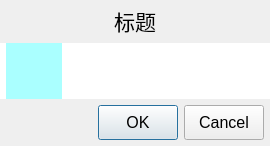
<?xml version="1.0" encoding="UTF-8"?>
<ui version="4.0">
 <class>DplMessageBox</class>
 <widget class="QDialog" name="DplMessageBox">
  <property name="geometry">
   <rect>
    <x>0</x>
    <y>0</y>
    <width>270</width>
    <height>146</height>
   </rect>
  </property>
  <property name="windowTitle">
   <string>Dialog</string>
  </property>
  <layout class="QVBoxLayout" name="verticalLayout" stretch="0,1,0">
   <property name="spacing">
    <number>6</number>
   </property>
   <property name="leftMargin">
    <number>0</number>
   </property>
   <property name="topMargin">
    <number>5</number>
   </property>
   <property name="rightMargin">
    <number>0</number>
   </property>
   <property name="bottomMargin">
    <number>6</number>
   </property>
   <item>
    <widget class="QLabel" name="titleLabel">
     <property name="font">
      <font>
       <pointsize>16</pointsize>
      </font>
     </property>
     <property name="text">
      <string>标题</string>
     </property>
     <property name="alignment">
      <set>Qt::AlignCenter</set>
     </property>
    </widget>
   </item>
   <item>
    <widget class="QFrame" name="frame">
     <property name="minimumSize">
      <size>
       <width>0</width>
       <height>0</height>
      </size>
     </property>
     <property name="maximumSize">
      <size>
       <width>16777215</width>
       <height>16777215</height>
      </size>
     </property>
     <property name="styleSheet">
      <string notr="true">background-color: rgb(255, 255, 255);</string>
     </property>
     <property name="frameShape">
      <enum>QFrame::NoFrame</enum>
     </property>
     <property name="frameShadow">
      <enum>QFrame::Plain</enum>
     </property>
     <property name="lineWidth">
      <number>0</number>
     </property>
     <layout class="QHBoxLayout" name="horizontalLayout">
      <property name="leftMargin">
       <number>6</number>
      </property>
      <property name="topMargin">
       <number>0</number>
      </property>
      <property name="rightMargin">
       <number>0</number>
      </property>
      <property name="bottomMargin">
       <number>0</number>
      </property>
      <item>
       <widget class="QLabel" name="iconLabel">
        <property name="minimumSize">
         <size>
          <width>56</width>
          <height>56</height>
         </size>
        </property>
        <property name="maximumSize">
         <size>
          <width>56</width>
          <height>56</height>
         </size>
        </property>
        <property name="styleSheet">
         <string notr="true">background-color: rgb(170, 255, 255);</string>
        </property>
        <property name="text">
         <string/>
        </property>
        <property name="alignment">
         <set>Qt::AlignCenter</set>
        </property>
       </widget>
      </item>
      <item>
       <widget class="QLabel" name="infoLabel">
        <property name="font">
         <font>
          <pointsize>12</pointsize>
         </font>
        </property>
        <property name="text">
         <string/>
        </property>
        <property name="alignment">
         <set>Qt::AlignCenter</set>
        </property>
       </widget>
      </item>
     </layout>
    </widget>
   </item>
   <item>
    <layout class="QHBoxLayout" name="horizontalLayout_2">
     <property name="rightMargin">
      <number>6</number>
     </property>
     <item>
      <spacer name="horizontalSpacer">
       <property name="orientation">
        <enum>Qt::Horizontal</enum>
       </property>
       <property name="sizeHint" stdset="0">
        <size>
         <width>40</width>
         <height>20</height>
        </size>
       </property>
      </spacer>
     </item>
     <item>
      <widget class="QPushButton" name="okPushButton">
       <property name="minimumSize">
        <size>
         <width>0</width>
         <height>35</height>
        </size>
       </property>
       <property name="font">
        <font>
         <pointsize>12</pointsize>
        </font>
       </property>
       <property name="text">
        <string>OK</string>
       </property>
      </widget>
     </item>
     <item>
      <widget class="QPushButton" name="cancelPushButton">
       <property name="minimumSize">
        <size>
         <width>0</width>
         <height>35</height>
        </size>
       </property>
       <property name="font">
        <font>
         <pointsize>12</pointsize>
        </font>
       </property>
       <property name="text">
        <string>Cancel</string>
       </property>
      </widget>
     </item>
    </layout>
   </item>
  </layout>
 </widget>
 <resources/>
 <connections/>
</ui>
